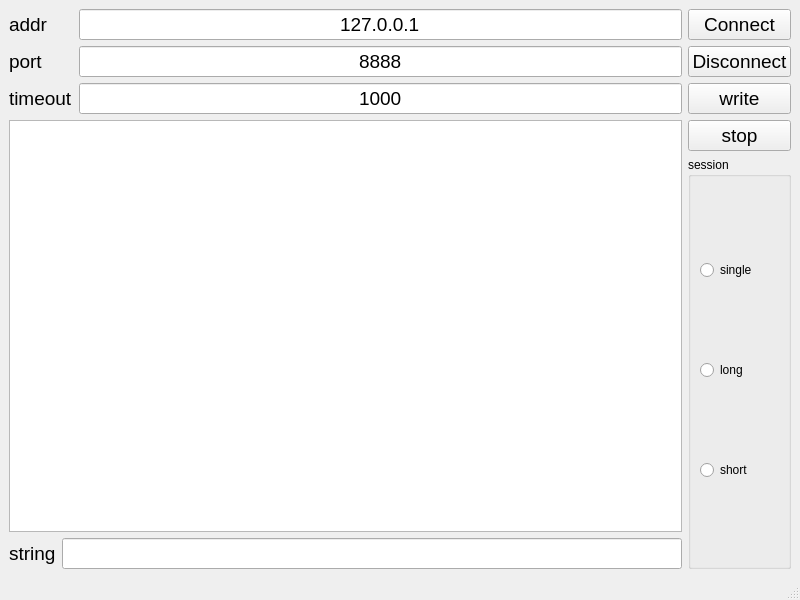
<?xml version="1.0" encoding="UTF-8"?>
<ui version="4.0">
 <class>MainWindow</class>
 <widget class="QMainWindow" name="MainWindow">
  <property name="geometry">
   <rect>
    <x>0</x>
    <y>0</y>
    <width>800</width>
    <height>600</height>
   </rect>
  </property>
  <property name="windowTitle">
   <string>Lab5_ClientTcp_DataStream</string>
  </property>
  <widget class="QWidget" name="centralwidget">
   <layout class="QHBoxLayout" name="horizontalLayout_2">
    <item>
     <layout class="QVBoxLayout" name="verticalLayout_3">
      <item>
       <layout class="QGridLayout" name="gridLayout">
        <item row="2" column="0">
         <widget class="QLabel" name="label_3">
          <property name="font">
           <font>
            <pointsize>14</pointsize>
           </font>
          </property>
          <property name="text">
           <string>timeout</string>
          </property>
         </widget>
        </item>
        <item row="1" column="0">
         <widget class="QLabel" name="label_2">
          <property name="font">
           <font>
            <pointsize>14</pointsize>
           </font>
          </property>
          <property name="text">
           <string>port</string>
          </property>
         </widget>
        </item>
        <item row="1" column="1">
         <widget class="QLineEdit" name="port_lineEdit">
          <property name="font">
           <font>
            <pointsize>14</pointsize>
           </font>
          </property>
          <property name="text">
           <string>8888</string>
          </property>
          <property name="alignment">
           <set>Qt::AlignCenter</set>
          </property>
         </widget>
        </item>
        <item row="2" column="1">
         <widget class="QLineEdit" name="timeout_lineEdit">
          <property name="font">
           <font>
            <pointsize>14</pointsize>
           </font>
          </property>
          <property name="text">
           <string>1000</string>
          </property>
          <property name="alignment">
           <set>Qt::AlignCenter</set>
          </property>
         </widget>
        </item>
        <item row="0" column="0">
         <widget class="QLabel" name="label">
          <property name="font">
           <font>
            <pointsize>14</pointsize>
           </font>
          </property>
          <property name="text">
           <string>addr</string>
          </property>
         </widget>
        </item>
        <item row="0" column="1">
         <widget class="QLineEdit" name="address_lineEdit">
          <property name="font">
           <font>
            <pointsize>14</pointsize>
           </font>
          </property>
          <property name="text">
           <string>127.0.0.1</string>
          </property>
          <property name="alignment">
           <set>Qt::AlignCenter</set>
          </property>
         </widget>
        </item>
       </layout>
      </item>
      <item>
       <widget class="QPlainTextEdit" name="clientLog_plainTextEdit"/>
      </item>
      <item>
       <layout class="QHBoxLayout" name="horizontalLayout">
        <item>
         <widget class="QLabel" name="label_7">
          <property name="font">
           <font>
            <pointsize>14</pointsize>
           </font>
          </property>
          <property name="text">
           <string>string</string>
          </property>
         </widget>
        </item>
        <item>
         <widget class="QLineEdit" name="message_lineEdit">
          <property name="font">
           <font>
            <pointsize>14</pointsize>
           </font>
          </property>
         </widget>
        </item>
       </layout>
      </item>
     </layout>
    </item>
    <item>
     <layout class="QVBoxLayout" name="verticalLayout_2">
      <item>
       <widget class="QPushButton" name="connect_pushButton">
        <property name="font">
         <font>
          <pointsize>14</pointsize>
         </font>
        </property>
        <property name="text">
         <string>Connect</string>
        </property>
       </widget>
      </item>
      <item>
       <widget class="QPushButton" name="disconnect_pushButton">
        <property name="font">
         <font>
          <pointsize>14</pointsize>
         </font>
        </property>
        <property name="text">
         <string>Disconnect</string>
        </property>
       </widget>
      </item>
      <item>
       <widget class="QPushButton" name="write_pushButton">
        <property name="font">
         <font>
          <pointsize>14</pointsize>
         </font>
        </property>
        <property name="text">
         <string>write</string>
        </property>
       </widget>
      </item>
      <item>
       <widget class="QPushButton" name="stop_pushButton">
        <property name="font">
         <font>
          <pointsize>14</pointsize>
         </font>
        </property>
        <property name="text">
         <string>stop</string>
        </property>
       </widget>
      </item>
      <item>
       <widget class="QGroupBox" name="groupBox">
        <property name="title">
         <string>session</string>
        </property>
        <layout class="QVBoxLayout" name="verticalLayout">
         <item>
          <widget class="QRadioButton" name="single_radioButton">
           <property name="text">
            <string>single</string>
           </property>
          </widget>
         </item>
         <item>
          <widget class="QRadioButton" name="long_radioButton">
           <property name="text">
            <string>long</string>
           </property>
          </widget>
         </item>
         <item>
          <widget class="QRadioButton" name="short_radioButton">
           <property name="text">
            <string>short</string>
           </property>
          </widget>
         </item>
        </layout>
       </widget>
      </item>
     </layout>
    </item>
   </layout>
  </widget>
  <widget class="QMenuBar" name="menubar">
   <property name="geometry">
    <rect>
     <x>0</x>
     <y>0</y>
     <width>800</width>
     <height>25</height>
    </rect>
   </property>
  </widget>
  <widget class="QStatusBar" name="statusbar"/>
 </widget>
 <resources/>
 <connections/>
</ui>
